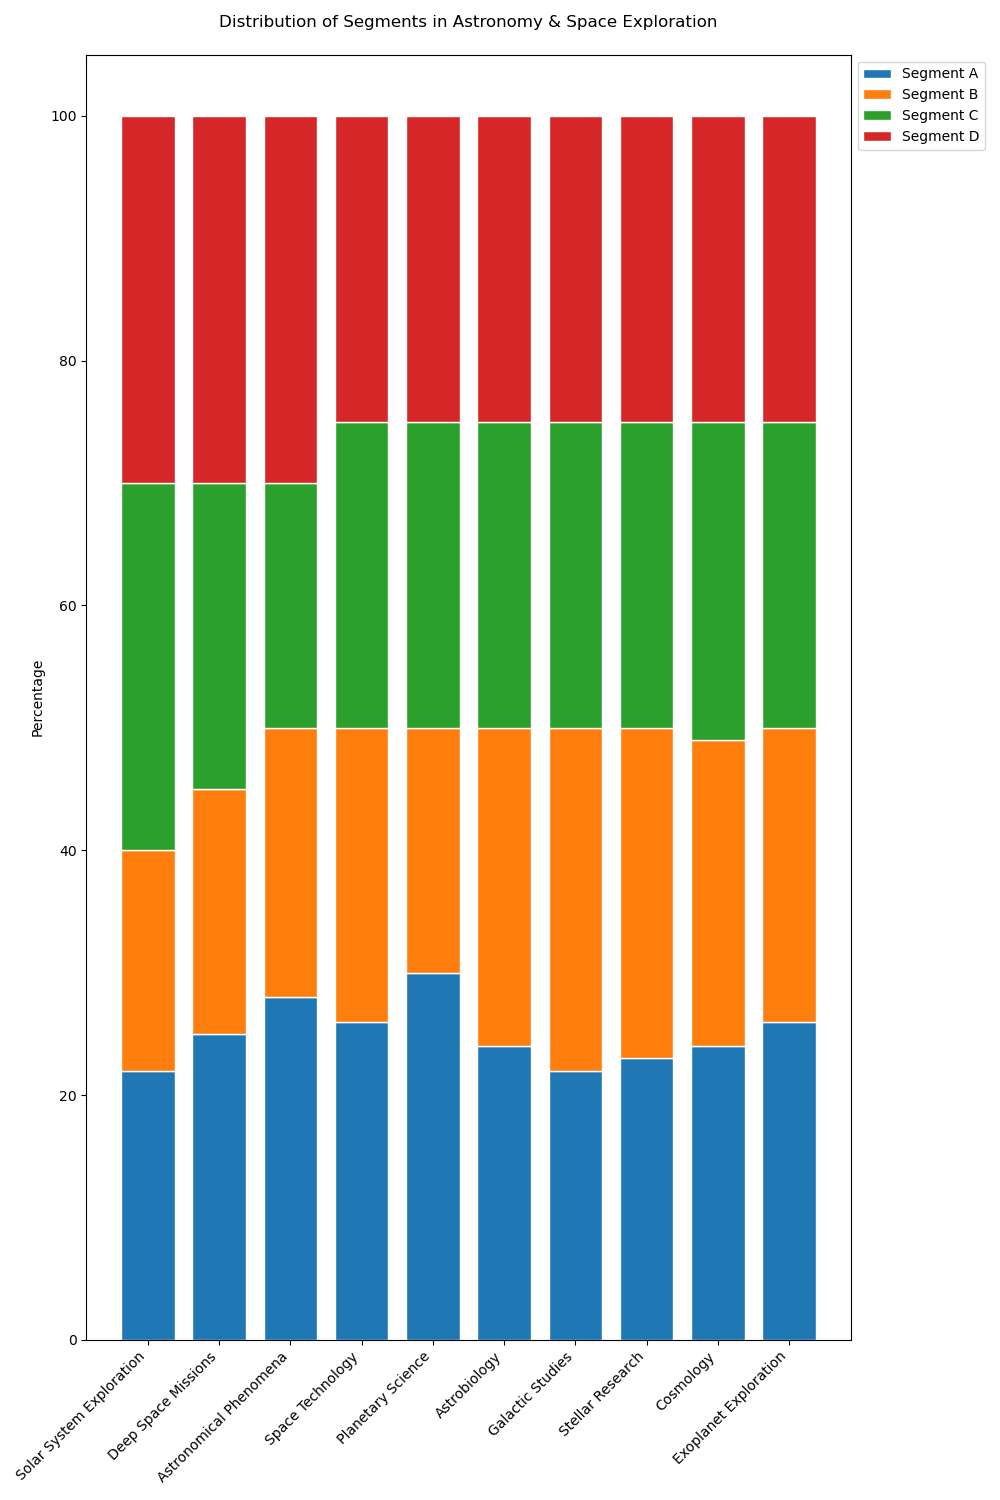

The script that drew this image:

import matplotlib.pyplot as plt
import numpy as np

categories = ['Solar System Exploration', 'Deep Space Missions', 'Astronomical Phenomena', 'Space Technology', 'Planetary Science', 'Astrobiology', 'Galactic Studies', 'Stellar Research', 'Cosmology', 'Exoplanet Exploration']
segment_A = [22, 25, 28, 26, 30, 24, 22, 23, 24, 26]
segment_B = [18, 20, 22, 24, 20, 26, 28, 27, 25, 24]
segment_C = [30, 25, 20, 25, 25, 25, 25, 25, 26, 25]
segment_D = [30, 30, 30, 25, 25, 25, 25, 25, 25, 25]

totals = np.array(segment_A) + np.array(segment_B) + np.array(segment_C) + np.array(segment_D)
segment_A = np.array(segment_A) / totals * 100
segment_B = np.array(segment_B) / totals * 100
segment_C = np.array(segment_C) / totals * 100
segment_D = np.array(segment_D) / totals * 100

barWidth = 0.75
r = range(len(categories))

plt.figure(figsize=(10, 15))

plt.bar(r, segment_A, color='#1f77b4', edgecolor='white', width=barWidth, label='Segment A')
plt.bar(r, segment_B, bottom=segment_A, color='#ff7f0e', edgecolor='white', width=barWidth, label='Segment B')
plt.bar(r, segment_C, bottom=segment_A + segment_B, color='#2ca02c', edgecolor='white', width=barWidth, label='Segment C')
plt.bar(r, segment_D, bottom=segment_A + segment_B + segment_C, color='#d62728', edgecolor='white', width=barWidth, label='Segment D')

plt.ylabel('Percentage')
plt.title('Distribution of Segments in Astronomy & Space Exploration', pad=20)
plt.xticks(r, categories, rotation=45, ha='right')
plt.legend(loc='upper left', bbox_to_anchor=(1, 1))

plt.tight_layout()
plt.show()
